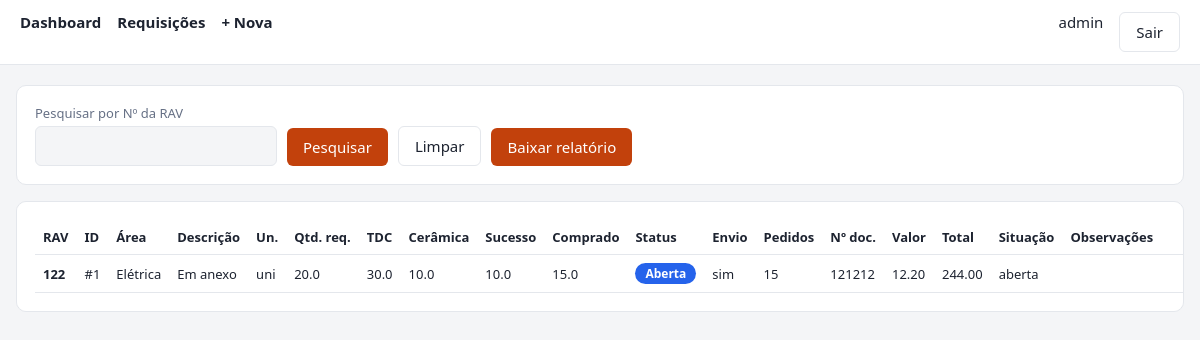
The page /requisicoes (signed in) on the database its author committed.
### tables this page shows
CREATE TABLE requisicoes(
  id INTEGER PRIMARY KEY AUTOINCREMENT,
  numero_rav TEXT, area TEXT, observacoes TEXT,
  quantidade_requisitada REAL NOT NULL CHECK(quantidade_requisitada>=0),
  estoque_tdc REAL NOT NULL DEFAULT 0, estoque_ceramica REAL NOT NULL DEFAULT 0,
  estoque_construtora_sucesso REAL NOT NULL DEFAULT 0, comprado REAL NOT NULL DEFAULT 0,
  status TEXT NOT NULL, unidade_medida TEXT NOT NULL, descricao TEXT NOT NULL,
  envio TEXT, pedidos TEXT, numero_documento TEXT,
  valor REAL NOT NULL DEFAULT 0, preco_total REAL NOT NULL DEFAULT 0,
  situacao TEXT, data_cadastro TEXT NOT NULL, criado_por TEXT NOT NULL);

### app.py (the view)
@app.route("/requisicoes")
@login_required
def lista():
    q, where, par = filtro_rav()
    rows = db().execute("SELECT * FROM requisicoes" + where + " ORDER BY id DESC", par).fetchall()
    return render_template("lista.html", rows=rows, q=q)

### app.py (called while the page is built)
def db():
    if "db" not in g:
        g.db = sqlite3.connect(DB)
        g.db.row_factory = sqlite3.Row
    return g.db

def csrf_token():
    if "_csrf" not in session: session["_csrf"] = secrets.token_hex(16)
    return session["_csrf"]

@app.before_request
def csrf_protect():
    if request.method == "POST":
        t = request.form.get("_csrf", "")
        if not secrets.compare_digest(t, session.get("_csrf", "x")): abort(400)

@app.after_request
def headers(r):
    r.headers["X-Content-Type-Options"] = "nosniff"
    r.headers["X-Frame-Options"] = "DENY"
    r.headers["Referrer-Policy"] = "same-origin"
    r.headers["Content-Security-Policy"] = "default-src 'self'; style-src 'self' 'unsafe-inline'"
    r.headers["Cache-Control"] = "no-store"
    return r

def login_required(f):
    @wraps(f)
    def w(*a, **k):
        if "user" not in session: return redirect(url_for("login"))
        return f(*a, **k)
    return w

def filtro_rav():
    q = request.args.get("rav", "").strip()
    if not q: return "", "", ()
    try: q = rav_valida(q)
    except ValueError:
        flash("Pesquise pelo número da RAV (letras, números, . / _ -)."); return "", "", ()
    esc = q.replace("\\", "\\\\").replace("%", "\\%").replace("_", "\\_")
    return q, " WHERE numero_rav LIKE ? ESCAPE '\\'", (f"%{esc}%",)

### templates/lista.html
{% extends "base.html" %}{% block c %}
<form class="card" method="get" style="display:flex;gap:10px;align-items:end;flex-wrap:wrap">
<div><label>Pesquisar por Nº da RAV</label><input name="rav" value="{{ q }}" maxlength="30" autofocus></div>
<button>Pesquisar</button>
<a class="btn sec" href="{{ url_for('lista') }}">Limpar</a>
<a class="btn" href="{{ url_for('relatorio', rav=q) if q else url_for('relatorio') }}">Baixar relatório{{ ' RAV ' ~ q if q }}</a>
</form>
<div class="card tw">
<table><tr><th>RAV</th><th>ID</th><th>Área</th><th>Descrição</th><th>Un.</th><th>Qtd. req.</th><th>TDC</th><th>Cerâmica</th><th>Sucesso</th><th>Comprado</th><th>Status</th><th>Envio</th><th>Pedidos</th><th>Nº doc.</th><th>Valor</th><th>Total</th><th>Situação</th><th>Observações</th><th>Cadastro</th><th></th></tr>
{% for r in rows %}<tr><td><b>{{ r.numero_rav or '—' }}</b></td><td>#{{ r.id }}</td><td>{{ r.area or '—' }}</td><td>{{ r.descricao }}</td><td>{{ r.unidade_medida }}</td><td>{{ r.quantidade_requisitada }}</td><td>{{ r.estoque_tdc }}</td><td>{{ r.estoque_ceramica }}</td><td>{{ r.estoque_construtora_sucesso }}</td><td>{{ r.comprado }}</td><td>
<span class="badge" style="--c:{{ cor_status(r.status) }}">{{ r.status }}</span></td><td>{{ r.envio }}</td><td>{{ r.pedidos }}</td><td>{{ r.numero_documento }}</td><td>{{ '%.2f'|format(r.valor) }}</td><td>{{ '%.2f'|format(r.preco_total) }}</td><td>{{ r.situacao }}</td><td style="white-space:normal;min-width:180px">{{ r.observacoes or '' }}</td><td>{{ r.data_cadastro }}</td><td><a href="{{ url_for('formulario', rid=r.id) }}">Editar</a></td></tr>
{% else %}<tr><td colspan="20">Nenhuma requisição encontrada.</td></tr>{% endfor %}</table></div>{% endblock %}

### templates/base.html (shortened to what this page needs)
<!doctype html><html lang="pt-BR"><head><meta charset="utf-8">
</head>
<body>
{% if session.user %}
<nav>
    <a href="{{ url_for('dashboard') }}">Dashboard</a>
    <a href="{{ url_for('lista') }}">Requisições</a>
    <a href="{{ url_for('formulario') }}">+ Nova</a>
    <span class="sp"></span>
    <span>{{ session.user }}</span>
<form method="post" action="{{ url_for('logout') }}">
    <button class="sec btn">Sair</button>
</form>
</nav>{% endif %}
<main>{% for m in get_flashed_messages() %}<div class="msg">{{ m }}</div>{% endfor %}{% block c %}{% endblock %}
</main>
</body>
</html>

### templates/base.html (style rules this page uses)
:root { --bg:#f4f5f7;--card:#fff;--tx:#1d2330;--mut:#667085;--pri:#c2410c;--bd:#e4e7ec }
* { box-sizing:border-box }
body { margin:0; font:15px system-ui,sans-serif; background:var(--bg); color:var(--tx) }
nav { display:flex; gap:16px; height: 20px align-items:center; padding:12px 20px; background:var(--card); border-bottom:1px solid var(--bd); flex-wrap:wrap }
nav a { color:var(--tx); text-decoration:none; font-weight:600 }
nav .sp { flex:1 }
main { max-width:1200px; margin:20px auto; padding:0 16px }
.card { background:var(--card); border:1px solid var(--bd); border-radius:10px; padding:18px;margin-bottom:16px }
label { display:block; font-size:13px;color:var(--mut); margin-bottom:4px }
input,select,textarea { width:100%; padding:9px; border:1px solid var(--bd); border-radius:6px; background:var(--bg); color:var(--tx); font:inherit }
button,.btn { background:var(--pri); color:#fff;border:0; border-radius:6px; padding:9px 16px; font:inherit; cursor:pointer; text-decoration:none; display:inline-block }
.btn.sec { background:transparent; color:var(--tx); border:1px solid var(--bd) }
.tw { overflow-x:auto }
table { border-collapse:collapse; width:100%; font-size:13px }
th,td { padding:8px; border-bottom:1px solid var(--bd); text-align:left; white-space:nowrap }
.badge { display:inline-block; padding:2px 10px; border-radius:999px; font-size:12px; font-weight:600; color:#fff; background:var(--c,#475569) }

### rows shown on the page
requisicoes: numero_rav "122", id "1", area "Elétrica", descricao "Em anexo", unidade_medida "uni", quantidade_requisitada "20.0", estoque_tdc "30.0", estoque_ceramica "10.0", estoque_construtora_sucesso "10.0", comprado "15.0", status "Aberta", envio "sim", pedidos "15", numero_documento "121212", valor "12.20", preco_total "244.00", situacao "aberta"

### other values the page prints
{{ session.user }} "admin"
